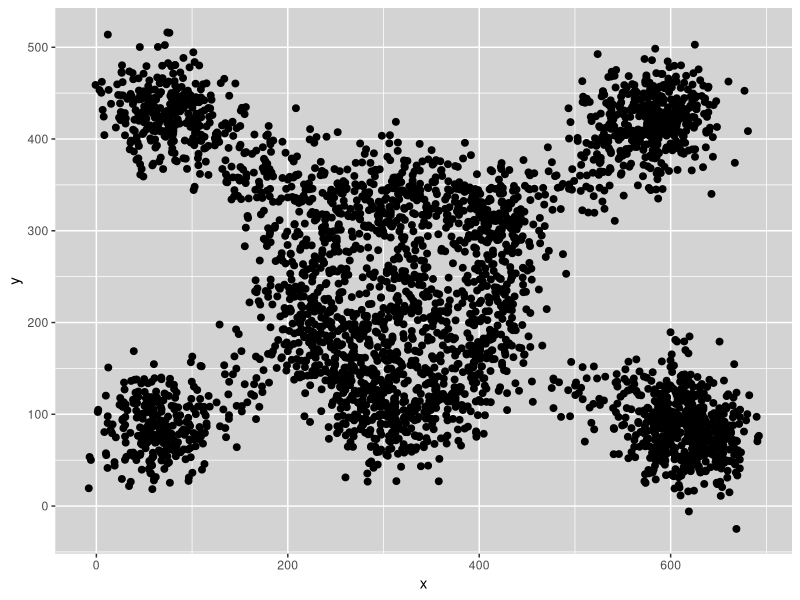
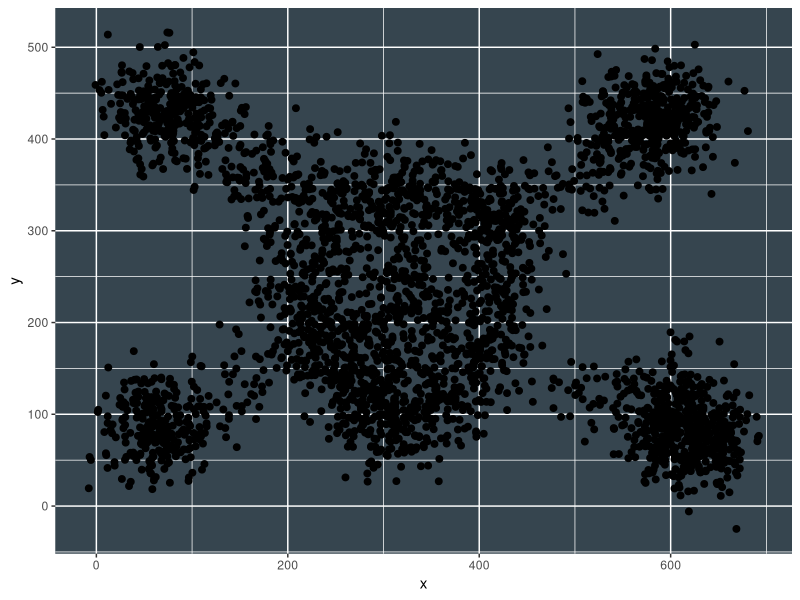
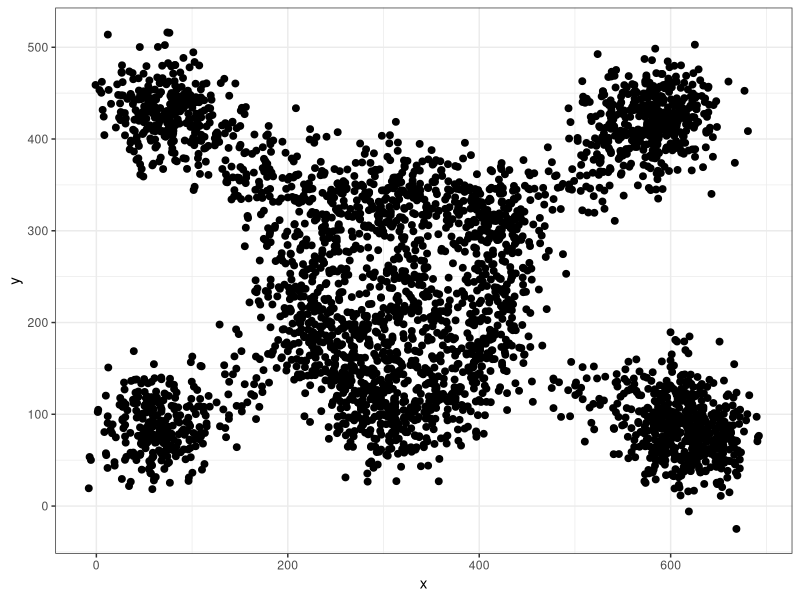
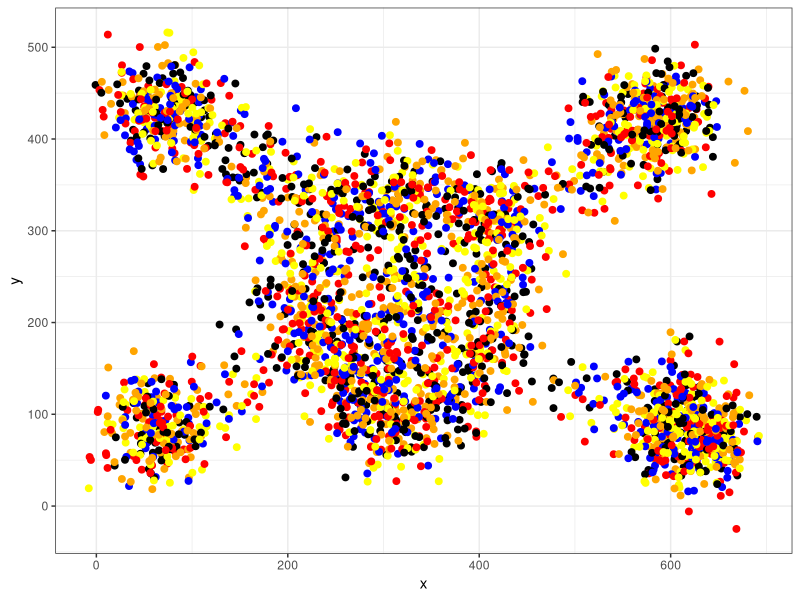
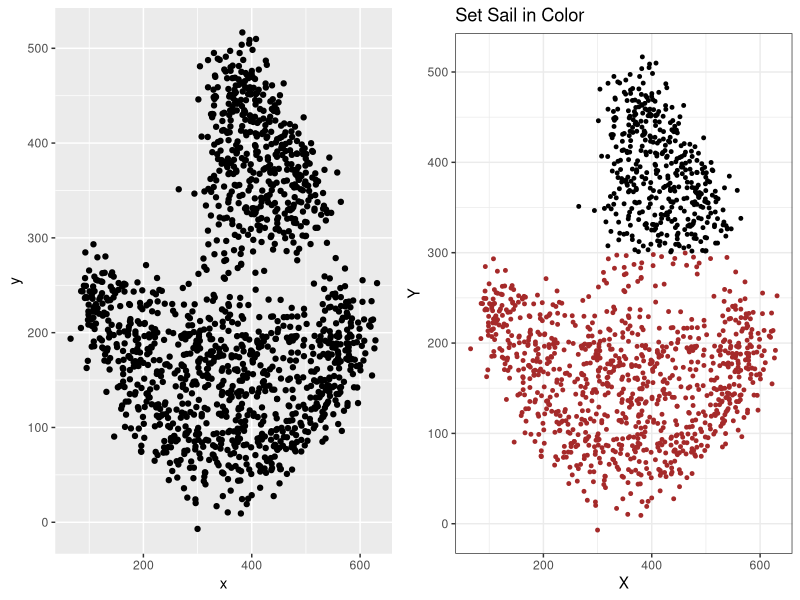
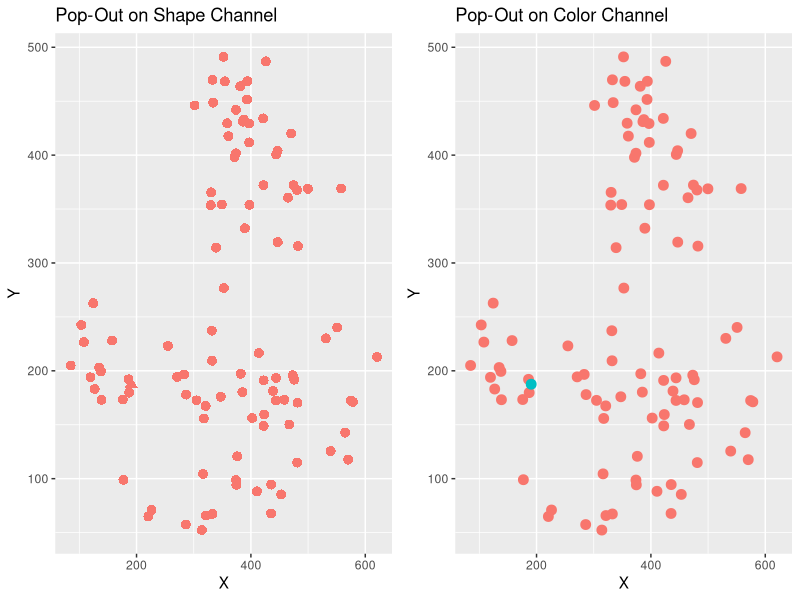
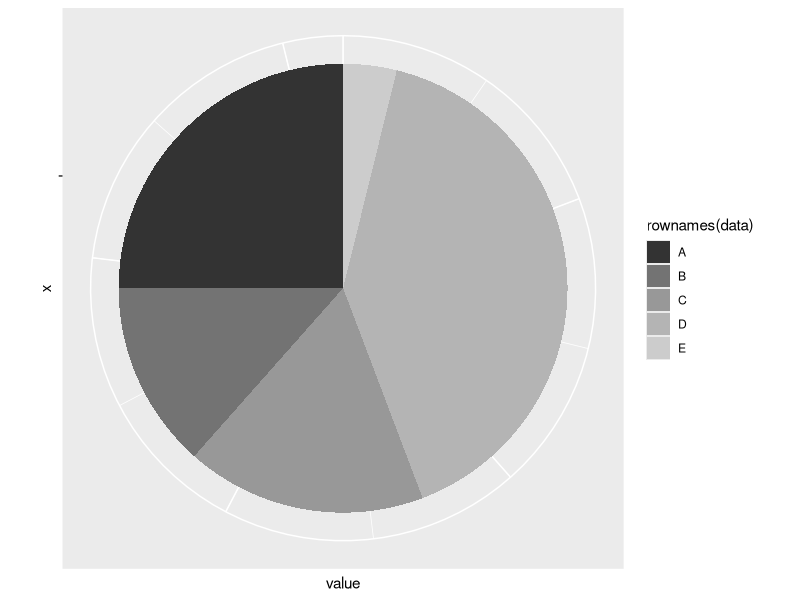
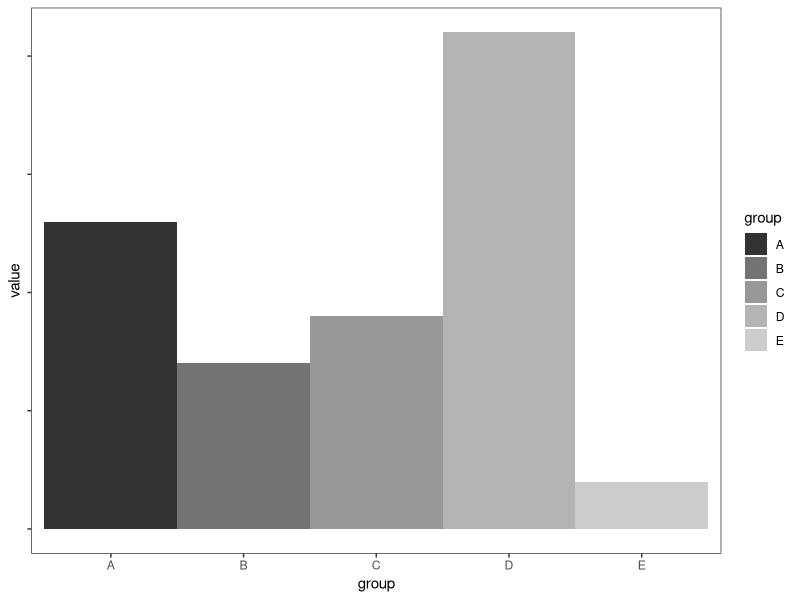

These figures' R source, in order:
## ---- chunk 1
# Load packages
library(tidyverse)
library(gridExtra)
library(ggplot2)
## ---- chunk 2
# Read data file
pirate_data = read.csv("data/pirate_data1.csv",
  header=T,
  sep = ",")
## ---- chunk 3
# Use a light grey background
ggplot(pirate_data,
  mapping=aes(x=x, y=y)) +
  geom_point(size=2) +
  theme(panel.background = element_rect(fill = 'lightgrey'))

# Use a dark grey background
ggplot(pirate_data,
  mapping=aes(x=x, y=y)) +
  geom_point(size=2) +
  theme(panel.background = element_rect(fill = "#36454F"))
## ---- chunk 4
z = replicate(1, sample(c("black"), dim(pirate_data)[[1]], TRUE))
pirate_data$z = z

ggplot(pirate_data,
  mapping=aes(x=x, y=y)) +
  geom_point(size=2, colour=z) +
  theme_bw()

z = replicate(1, sample(c("blue", "orange", "red", "black", "yellow"), dim(pirate_data)[[1]], TRUE))
pirate_data$z = z

ggplot(pirate_data,
  mapping=aes(x=x, y=y)) +
  geom_point(size=2, colour=z) +
  theme_bw()
## ---- chunk 5
# Read data file
pirate_data = read.csv("data/pirate_data2.csv",
  header=T,
  sep = ",")
## ---- chunk 6
# Simple plot with defaults
p1 = ggplot(pirate_data, aes(x=x, y=y)) +
  geom_point()

# Create a color vector
z = replicate(nrow(pirate_data), "black")
z[pirate_data$y < 300] = "brown"

# Adding point size, color and labels
p2 = ggplot(pirate_data, aes(x=x, y=y)) +
  geom_point(size=1, colour=z, show.legend = FALSE) +
  labs(x = "X", y = "Y", title = "Set Sail in Color") + 
  theme_bw()

# Create graphic with two plots side-by-side
grid.arrange(p1, p2, ncol = 2)
## ---- chunk 7
dim(pirate_data)
data = pirate_data[sample(nrow(pirate_data), 100), ]
## ---- chunk 8
# Save last entry and remove for this experiment
save_entry = data[nrow(data),]
data = data[1:nrow(data)-1,]

# Create new column and populate with same value (blue)
data$color = replicate(nrow(data), 'blue')

# Give the saved sample the "color" orange
save_entry$color = 'orange'

# Assign an additional row to the sample
data[nrow(data) + 1,] = save_entry
## ---- chunk 9
# Plot #1 with ggplot2 that uses different shapes
plot1 = ggplot(data, aes(x=x, y=y, shape=color)) +
  labs(x = "X", y = "Y", title = "Pop-Out on Shape Channel") + 
  geom_point(size=3, aes(colour='orange'), show.legend = FALSE)

# Plot #2 with ggplot2 that uses colors
plot2 = ggplot(data, aes(x=x, y=y, color=color)) +
  labs(x = "X", y = "Y", title = "Pop-Out on Color Channel") + 
  geom_point(size=3, show.legend = FALSE)

# Create graphic with two plots side-by-side
grid.arrange(plot1, plot2, ncol = 2)
## ---- chunk 10
# Create Data
data <- data.frame(
  group=LETTERS[1:5],
  value=c(13,7,9,21,2)
)

# Also have groups as row names for referencing later on
rownames(data) = LETTERS[1:5]

# Basic piechart without value labels
ggplot(data, aes(x="", y=value, fill=rownames(data))) +
  geom_bar(stat="identity", width=1) +
  coord_polar("y", start=0) +
  theme(axis.text = element_blank()) +
  scale_fill_grey()
## ---- chunk 11
# Get the relative sizes or percents
data$perc = data$value / sum(data$value) * 100
data

# How off were you?

# Get the ratio of E to A
data["E", "value"] / data["A", "value"]
## ---- chunk 12
ggplot(data, aes(x=group, y=value, fill=group)) +
  geom_bar(stat="identity", width=1) +
  theme(axis.text = element_blank()) +
  scale_fill_grey() +
  theme_bw() +
  theme(axis.text.y = element_blank(),
        panel.grid = element_blank())
